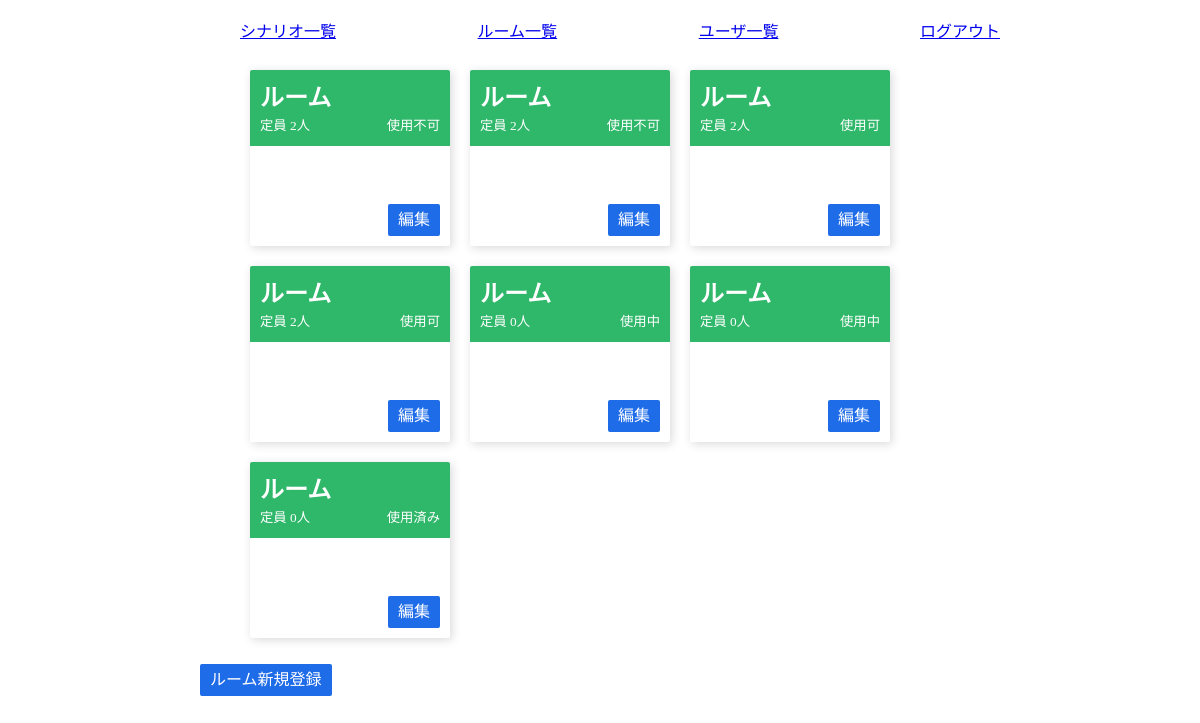
The page /rooms/ (signed in) on the database its author committed.
### flaskr/models/room.py (models this page shows, shortened)
class Room(db.Model):
    __tablename__ = "rooms"
    id      = db.Column("id",      db.Integer,      primary_key=True)
    hash_id = db.Column("hash_id", db.String(100),  nullable=False,   default=generate_hash_id)
    status  = db.Column("status",  db.Enum(Status), nullable=False,   default=Status.UNAVAILABLE.name)
    scenarios = db.relationship("Scenario", secondary=room_scenarios, lazy="subquery", backref=db.backref("rooms", lazy=True))
    messages  = db.relationship("Message", backref="rooms", lazy=True)
    def capacity(self):
        scenarios = self.scenarios
        return len(scenarios)

### flaskr/views/rooms.py (the view)
@bp.route("/")
@login_required
def index():
    if g.user.is_admin():
        rooms = Room.query.all()
    else:
        rooms = Room.query.filter_by(status=Status.AVAILABLE).all()
    return render_template("rooms/index.html", rooms=rooms)

### flaskr/models/room.py (called while the page is built)
    def to_text(self):
        if self == Status.UNAVAILABLE:
            return "使用不可"
        if self == Status.AVAILABLE:
            return "使用可"
        if self == Status.OCCUPIED:
            return "使用中"
        if self == Status.USED:
            return "使用済み"

### flaskr/models/user.py (called while the page is built)
    def is_admin(self):
        return self.role == Role.ADMIN

### flaskr/views/__init__.py (called while the page is built)
def login_required(f):
    @wraps(f)
    def decorated_view(*args, **kwargs):
        if g.user is None:
            return redirect(url_for("auth.login", next=request.path))
        return f(*args, **kwargs)
    return decorated_view

def load_user():
    user_id = session.get("user_id")
    if user_id is None:
        g.user = None
    else:
        g.user = User.query.get(session["user_id"])

### flaskr/templates/rooms/index.html
{% extends "layout.html" %}
{% block body %}
  <ol class="rooms">
  {% for room in rooms %}
    <li class="card">
      <a href={{ url_for('rooms.show', hash_id=room.hash_id) }}>
        <header class="header">
          <h2 class="title">ルーム</h2>
          <div class="flex_spacebetween">
            <small>定員 {{ room.capacity() }}人</small>
            <small>{{ room.status.to_text() }}</small>
          </div>
        </header>
        <div class="body">
        </div>
        {% if g.user.is_admin() %}
          <form action="{{ url_for('rooms.edit', hash_id=room.hash_id) }}">
            <input type="submit" value="編集" class="button">
          </form>
        {% endif %}
      </a>
    </li>
  {% else %}
    <li>ルームがありません。</li>
  {% endfor %}
  </ol>
  {% if g.user.is_admin() %}
    <a class="button" href="{{ url_for('rooms.create') }}">ルーム新規登録</a>
  {% endif %}
{% endblock %}

### flaskr/static/style.css (style rules this page uses)
:root { --color--white: #FFFFFF; --color--black: #333333; --color--gray: #EFEFEF; --color--green: #2FB76A; --color--blue: #1F6CE9; --color--lightblue: #66CDEF; --color--darkblue: #1B59BE; --color--red: #F33A3A; --color--darkred: #BE1414; --coloralpha--black: #3333332F; }
*, *::before, *::after { box-sizing: border-box; }
body { color: var(--color--black); }
.flex_spacebetween { display: flex; justify-content: space-between; }
.button { -webkit-appearance: button; -moz-appearance: button; appearance: button; text-decoration: none; color: initial; cursor: pointer; padding: 4px 10px; background: var(--color--blue); color: var(--color--white); border: 0; border-radius: 2px; }
.rooms { display: flex; flex-wrap: wrap; list-style: none; }
.card { width: 200px; margin: 10px; border-radius: 2px; overflow: hidden; box-shadow: 2px 2px 10px var(--coloralpha--black); position: relative; }
.card .header { background: var(--color--green); padding: 10px; color: var(--color--white); }
.card .body { min-height: 100px; }
.card a { text-decoration: none; color: inherit; }
.card .button { position: absolute; right: 10px; bottom: 10px; }

### rows shown on the page
Room: capacity "2", status.to_text "使用不可"
Room: capacity "2", status.to_text "使用不可"
Room: capacity "2", status.to_text "使用可"
Room: capacity "2", status.to_text "使用可"
Room: capacity "0", status.to_text "使用中"
Room: capacity "0", status.to_text "使用中"
Room: capacity "0", status.to_text "使用済み"
